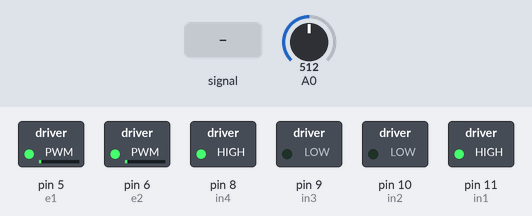
The sketch below on a simulated Arduino Uno, built with avr-gcc and run on an emulated ATmega328P. On the bench: switched loads named in the sketch (green lamp = pin HIGH). Inputs (shaded band) come from the test bench; at power-on: A0 = 512. What the sketch prints to the serial monitor is not drawn.

Above: at 1.2 s.
1.3 s: A0 fed a 200 Hz sine of ±81 counts around its level
At 1.71 s:
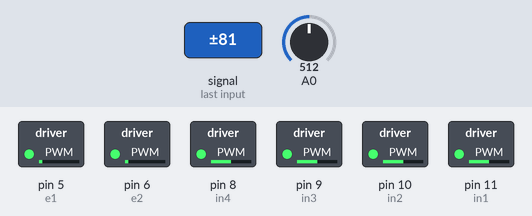
4.3 s: A0 set to 716
At 4.8 s:
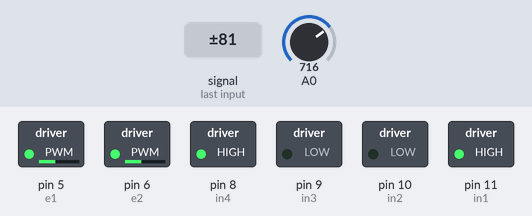
5.8 s: A0 set to 900
At 6.4 s:
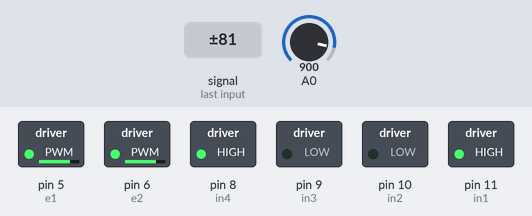
7.3 s: A0 set to 1023
At 8.5 s:
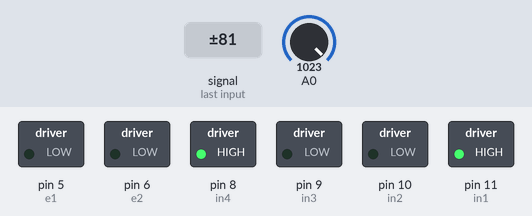
8.8 s: A0 set to 511
At 9.9 s:
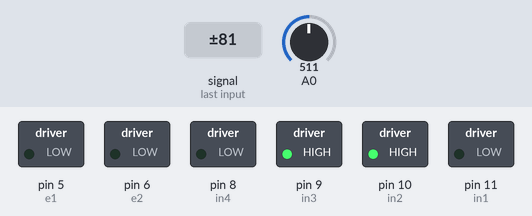
10.3 s: A0 set to 306
At 11.0 s:
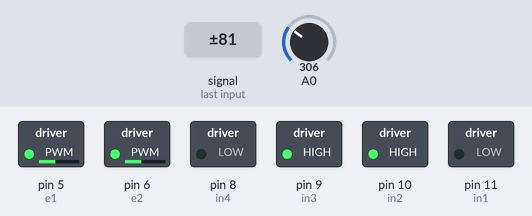
Timing chart, 0 to 12.8 s (numbered marks = the images above; inputs shaded):
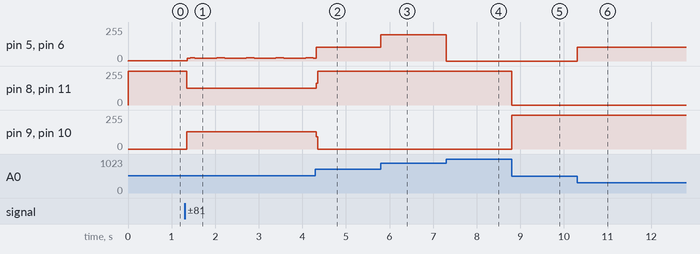

Measured:
- after the input at 1.3 s, pin 5 (e1), pin 6 (e2): goes 20/255 0.07 s, 26/255 0.10 s, 4 × (20/255 0.50 s, 26/255 0.18 s), then 20/255, starting after 0.06 s; pin 8 (in4), pin 11 (in1): 255/255 → 127/255 after 0.05 s; pin 9 (in3), pin 10 (in2): 0/255 → 128/255 after 0.05 s
- after the input at 4.3 s, pin 8 (in4), pin 11 (in1): 127/255 → 255/255 at once; pin 9 (in3), pin 10 (in2): 128/255 → 0/255 at once
- after the input at 5.8 s, pin 5 (e1), pin 6 (e2): 104/255 → 196/255 at once
- after the input at 7.3 s, pin 5 (e1), pin 6 (e2): 196/255 → 0/255 at once
- after the input at 8.8 s, pin 8 (in4), pin 11 (in1): 255/255 → 0/255 at once; pin 9 (in3), pin 10 (in2): 0/255 → 255/255 at once
- after the input at 10.3 s, pin 5 (e1), pin 6 (e2): 0/255 → 102/255 at once

The sketch:

MOTOR.ino
```cpp
const int in1 = 11;
const int in2 = 10;
const int in3 = 9;
const int in4 = 8;
int anan;
const int e1 = 5;
const int e2 = 6;

void setup() {
  setPwmFrequency(e1,1);
  setPwmFrequency(e2,1);
  pinMode(in1, OUTPUT);
  pinMode(in2, OUTPUT);
  pinMode(in3, OUTPUT);
  pinMode(in4, OUTPUT);
  pinMode(e1, OUTPUT);
  pinMode(e2, OUTPUT);

  digitalWrite(in1, HIGH);
  digitalWrite(in2, LOW);
  digitalWrite(in3, HIGH);
  digitalWrite(in4, LOW);
  Serial.begin(115200);
  //delay(250);
}

void loop() {
  anan = analogRead(0) >> 2;
  Serial.println(anan);
  if(anan > 127)
  {
    digitalWrite(in1,HIGH);
    digitalWrite(in2,LOW);
    digitalWrite(in3,LOW);
    digitalWrite(in4,HIGH);
    analogWrite(e1,(anan - 127)<<1);
    analogWrite(e2,(anan - 127)<<1);
  }
  else
  {
    digitalWrite(in1,LOW);
    digitalWrite(in2,HIGH);
    digitalWrite(in3,HIGH);
    digitalWrite(in4,LOW);
    analogWrite(e1,(127-anan)<<1);
    analogWrite(e2,(127-anan)<<1);
  }
  //analogWrite(e1,anan);
  //analogWrite(e2,127 - anan);
}

void setPwmFrequency(int pin, int divisor) {
  byte mode;
  if(pin == 5 || pin == 6 || pin == 9 || pin == 10) {
    switch(divisor) {
      case 1: mode = 0x01; break;
      case 8: mode = 0x02; break;
      case 64: mode = 0x03; break;
      case 256: mode = 0x04; break;
      case 1024: mode = 0x05; break;
      default: return;
    }
    if(pin == 5 || pin == 6) {
      TCCR0B = TCCR0B & 0b11111000 | mode;
    } else {
      TCCR1B = TCCR1B & 0b11111000 | mode;
    }
  } else if(pin == 3 || pin == 11) {
    switch(divisor) {
      case 1: mode = 0x01; break;
      case 8: mode = 0x02; break;
      case 32: mode = 0x03; break;
      case 64: mode = 0x04; break;
      case 128: mode = 0x05; break;
      case 256: mode = 0x06; break;
      case 1024: mode = 0x07; break;
      default: return;
    }
    TCCR2B = TCCR2B & 0b11111000 | mode;
  }
}
```
